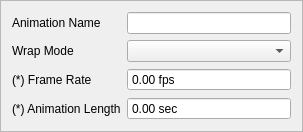
<?xml version="1.0" encoding="UTF-8"?>
<ui version="4.0">
 <class>AnimationDetailsEditor</class>
 <widget class="QFrame" name="AnimationDetailsEditor">
  <property name="geometry">
   <rect>
    <x>0</x>
    <y>0</y>
    <width>303</width>
    <height>132</height>
   </rect>
  </property>
  <property name="windowTitle">
   <string>Frame</string>
  </property>
  <property name="frameShape">
   <enum>QFrame::StyledPanel</enum>
  </property>
  <property name="frameShadow">
   <enum>QFrame::Raised</enum>
  </property>
  <layout class="QGridLayout" name="gridLayout">
   <item row="0" column="0">
    <widget class="QLabel" name="nameLabel">
     <property name="text">
      <string>Animation Name</string>
     </property>
    </widget>
   </item>
   <item row="4" column="0">
    <widget class="QLabel" name="animationLenLabel">
     <property name="text">
      <string>(*) Animation Length</string>
     </property>
    </widget>
   </item>
   <item row="0" column="1">
    <widget class="QLineEdit" name="nameEdit"/>
   </item>
   <item row="2" column="1">
    <widget class="QComboBox" name="wrapModeCombo"/>
   </item>
   <item row="2" column="0">
    <widget class="QLabel" name="wrapModeLabel">
     <property name="text">
      <string>Wrap Mode</string>
     </property>
    </widget>
   </item>
   <item row="3" column="0">
    <widget class="QLabel" name="fpsLabel">
     <property name="text">
      <string>(*) Frame Rate</string>
     </property>
    </widget>
   </item>
   <item row="3" column="1">
    <widget class="QDoubleSpinBox" name="fpsEdit">
     <property name="readOnly">
      <bool>true</bool>
     </property>
     <property name="buttonSymbols">
      <enum>QAbstractSpinBox::NoButtons</enum>
     </property>
     <property name="suffix">
      <string> fps</string>
     </property>
    </widget>
   </item>
   <item row="4" column="1">
    <widget class="QDoubleSpinBox" name="animationLenEdit">
     <property name="enabled">
      <bool>true</bool>
     </property>
     <property name="toolTip">
      <string/>
     </property>
     <property name="readOnly">
      <bool>true</bool>
     </property>
     <property name="buttonSymbols">
      <enum>QAbstractSpinBox::NoButtons</enum>
     </property>
     <property name="prefix">
      <string/>
     </property>
     <property name="suffix">
      <string> sec</string>
     </property>
    </widget>
   </item>
  </layout>
 </widget>
 <resources/>
 <connections/>
</ui>
